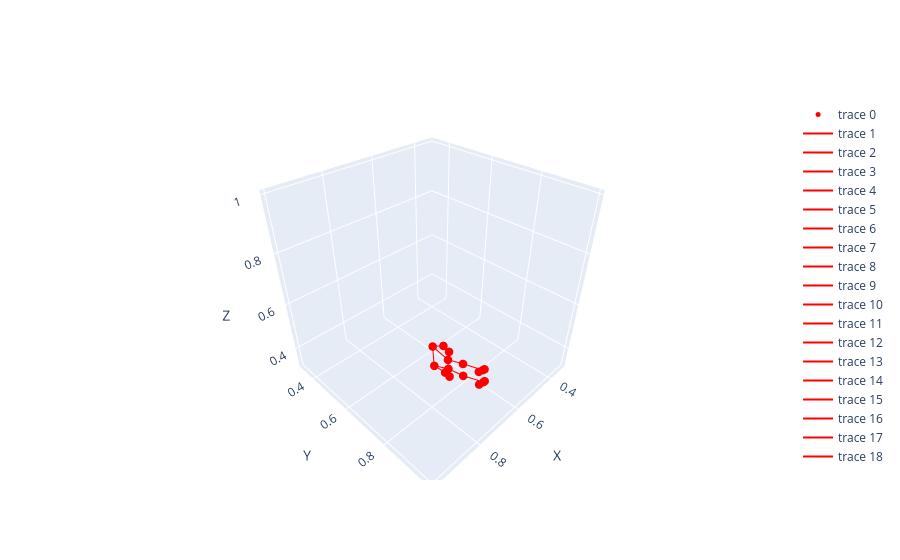

Notebook code for this chart:
### Code cell
pose_gt_batch = dataset[0]['pose_gt'].copy()
pose_inf_batch = dataset[0]['pose_inf'][2].copy()
cpy = pose_inf_batch.copy()
pose_inf_batch[:,1] = cpy[:, 2]
pose_inf_batch[:,2] = cpy[:, 1]

plot_3d_keypoints(pose_inf_batch, 'mediapipe', 'morphed', 0, 0)
print(pose_inf_batch)

### Figure 1 — Plotly figure (JSON) as saved in the notebook; plotly's stock layout.template omitted (floating-point values rounded to 4 significant figures)
{"data": [{"marker": {"color": "red", "size": 5}, "mode": "markers", "x": [0.6786, 0.6631, 0.677, 0.6555, 0.6986, 0.6752, 0.6908, 0.6833, 0.695, 0.6837, 0.6857, 0.6775, 0.6793, 0.6693, 0.7061, 0.6961], "y": [0.6899, 0.6662, 0.7435, 0.7122, 0.7847, 0.7578, 0.7711, 0.761, 0.843, 0.8297, 0.9215, 0.909, 0.9213, 0.9092, 0.9204, 0.9075], "z": [0.3443, 0.4139, 0.3471, 0.4418, 0.3723, 0.4561, 0.395, 0.4261, 0.4159, 0.4543, 0.4378, 0.4774, 0.437, 0.4755, 0.4409, 0.4819], "type": "scatter3d"}, {"line": {"color": "red"}, "mode": "lines", "x": [0.6786, 0.6631], "y": [0.6899, 0.6662], "z": [0.3443, 0.4139], "type": "scatter3d"}, {"line": {"color": "red"}, "mode": "lines", "x": [0.6786, 0.677], "y": [0.6899, 0.7435], "z": [0.3443, 0.3471], "type": "scatter3d"}, {"line": {"color": "red"}, "mode": "lines", "x": [0.6631, 0.6555], "y": [0.6662, 0.7122], "z": [0.4139, 0.4418], "type": "scatter3d"}, {"line": {"color": "red"}, "mode": "lines", "x": [0.677, 0.6986], "y": [0.7435, 0.7847], "z": [0.3471, 0.3723], "type": "scatter3d"}, {"line": {"color": "red"}, "mode": "lines", "x": [0.6555, 0.6752], "y": [0.7122, 0.7578], "z": [0.4418, 0.4561], "type": "scatter3d"}, {"line": {"color": "red"}, "mode": "lines", "x": [0.6908, 0.6833], "y": [0.7711, 0.761], "z": [0.395, 0.4261], "type": "scatter3d"}, {"line": {"color": "red"}, "mode": "lines", "x": [0.6786, 0.6908], "y": [0.6899, 0.7711], "z": [0.3443, 0.395], "type": "scatter3d"}, {"line": {"color": "red"}, "mode": "lines", "x": [0.6631, 0.6833], "y": [0.6662, 0.761], "z": [0.4139, 0.4261], "type": "scatter3d"}, {"line": {"color": "red"}, "mode": "lines", "x": [0.6908, 0.695], "y": [0.7711, 0.843], "z": [0.395, 0.4159], "type": "scatter3d"}, {"line": {"color": "red"}, "mode": "lines", "x": [0.6833, 0.6837], "y": [0.761, 0.8297], "z": [0.4261, 0.4543], "type": "scatter3d"}, {"line": {"color": "red"}, "mode": "lines", "x": [0.695, 0.6857], "y": [0.843, 0.9215], "z": [0.4159, 0.4378], "type": "scatter3d"}, {"line": {"color": "red"}, "mode": "lines", "x": [0.6837, 0.6775], "y": [0.8297, 0.909], "z": [0.4543, 0.4774], "type": "scatter3d"}, {"line": {"color": "red"}, "mode": "lines", "x": [0.6857, 0.6793], "y": [0.9215, 0.9213], "z": [0.4378, 0.437], "type": "scatter3d"}, {"line": {"color": "red"}, "mode": "lines", "x": [0.6775, 0.6693], "y": [0.909, 0.9092], "z": [0.4774, 0.4755], "type": "scatter3d"}, {"line": {"color": "red"}, "mode": "lines", "x": [0.6857, 0.7061], "y": [0.9215, 0.9204], "z": [0.4378, 0.4409], "type": "scatter3d"}, {"line": {"color": "red"}, "mode": "lines", "x": [0.6775, 0.6961], "y": [0.909, 0.9075], "z": [0.4774, 0.4819], "type": "scatter3d"}, {"line": {"color": "red"}, "mode": "lines", "x": [0.6793, 0.7061], "y": [0.9213, 0.9204], "z": [0.437, 0.4409], "type": "scatter3d"}, {"line": {"color": "red"}, "mode": "lines", "x": [0.6693, 0.6961], "y": [0.9092, 0.9075], "z": [0.4755, 0.4819], "type": "scatter3d"}], "layout": {"scene": {"xaxis": {"title": {"text": "X"}, "range": [0.3098, 1.014]}, "yaxis": {"title": {"text": "Y"}, "range": [0.3098, 1.014]}, "zaxis": {"title": {"text": "Z"}, "range": [0.3098, 1.014]}, "aspectmode": "cube"}}}
